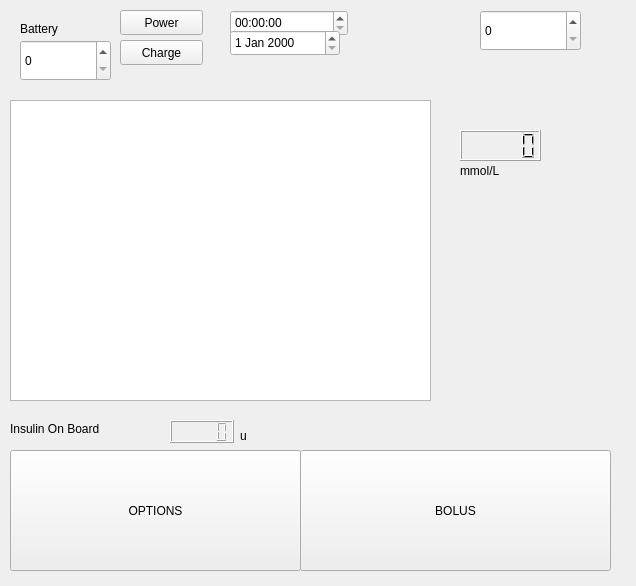
<?xml version="1.0" encoding="UTF-8"?>
<ui version="4.0">
 <class>home</class>
 <widget class="QWidget" name="home">
  <property name="geometry">
   <rect>
    <x>0</x>
    <y>0</y>
    <width>636</width>
    <height>586</height>
   </rect>
  </property>
  <property name="windowTitle">
   <string>Form</string>
  </property>
  <widget class="QLabel" name="insulinUnit">
   <property name="geometry">
    <rect>
     <x>240</x>
     <y>420</y>
     <width>81</width>
     <height>31</height>
    </rect>
   </property>
   <property name="text">
    <string>u</string>
   </property>
  </widget>
  <widget class="QPushButton" name="PowerBtn">
   <property name="geometry">
    <rect>
     <x>120</x>
     <y>10</y>
     <width>83</width>
     <height>25</height>
    </rect>
   </property>
   <property name="text">
    <string>Power</string>
   </property>
  </widget>
  <widget class="QSpinBox" name="InsulinSpinBox">
   <property name="geometry">
    <rect>
     <x>480</x>
     <y>10</y>
     <width>101</width>
     <height>41</height>
    </rect>
   </property>
  </widget>
  <widget class="QTimeEdit" name="TimeDisplay">
   <property name="geometry">
    <rect>
     <x>230</x>
     <y>10</y>
     <width>118</width>
     <height>26</height>
    </rect>
   </property>
  </widget>
  <widget class="QDateEdit" name="DateDisplay">
   <property name="geometry">
    <rect>
     <x>230</x>
     <y>30</y>
     <width>110</width>
     <height>26</height>
    </rect>
   </property>
  </widget>
  <widget class="QLabel" name="insulinLabel">
   <property name="geometry">
    <rect>
     <x>10</x>
     <y>420</y>
     <width>181</width>
     <height>17</height>
    </rect>
   </property>
   <property name="text">
    <string>Insulin On Board</string>
   </property>
  </widget>
  <widget class="QSpinBox" name="BatterySpinBox">
   <property name="geometry">
    <rect>
     <x>20</x>
     <y>40</y>
     <width>91</width>
     <height>41</height>
    </rect>
   </property>
  </widget>
  <widget class="QLCDNumber" name="InsulinOnBoard">
   <property name="geometry">
    <rect>
     <x>170</x>
     <y>420</y>
     <width>64</width>
     <height>23</height>
    </rect>
   </property>
  </widget>
  <widget class="QLabel" name="glucoseUnit">
   <property name="geometry">
    <rect>
     <x>460</x>
     <y>160</y>
     <width>81</width>
     <height>21</height>
    </rect>
   </property>
   <property name="text">
    <string>mmol/L</string>
   </property>
  </widget>
  <widget class="QPushButton" name="OptionsBtn">
   <property name="geometry">
    <rect>
     <x>10</x>
     <y>450</y>
     <width>291</width>
     <height>121</height>
    </rect>
   </property>
   <property name="text">
    <string>OPTIONS</string>
   </property>
  </widget>
  <widget class="QPushButton" name="Bolusbtn">
   <property name="geometry">
    <rect>
     <x>300</x>
     <y>450</y>
     <width>311</width>
     <height>121</height>
    </rect>
   </property>
   <property name="text">
    <string>BOLUS</string>
   </property>
  </widget>
  <widget class="QLabel" name="BatteryLabel">
   <property name="geometry">
    <rect>
     <x>20</x>
     <y>20</y>
     <width>62</width>
     <height>17</height>
    </rect>
   </property>
   <property name="text">
    <string>Battery</string>
   </property>
  </widget>
  <widget class="QListWidget" name="GraphWidget">
   <property name="geometry">
    <rect>
     <x>10</x>
     <y>100</y>
     <width>421</width>
     <height>301</height>
    </rect>
   </property>
  </widget>
  <widget class="QLCDNumber" name="GlucoseLevel">
   <property name="geometry">
    <rect>
     <x>460</x>
     <y>130</y>
     <width>81</width>
     <height>31</height>
    </rect>
   </property>
  </widget>
  <widget class="QPushButton" name="ChargeBtn">
   <property name="geometry">
    <rect>
     <x>120</x>
     <y>40</y>
     <width>83</width>
     <height>25</height>
    </rect>
   </property>
   <property name="text">
    <string>Charge</string>
   </property>
  </widget>
 </widget>
 <resources/>
 <connections/>
</ui>
